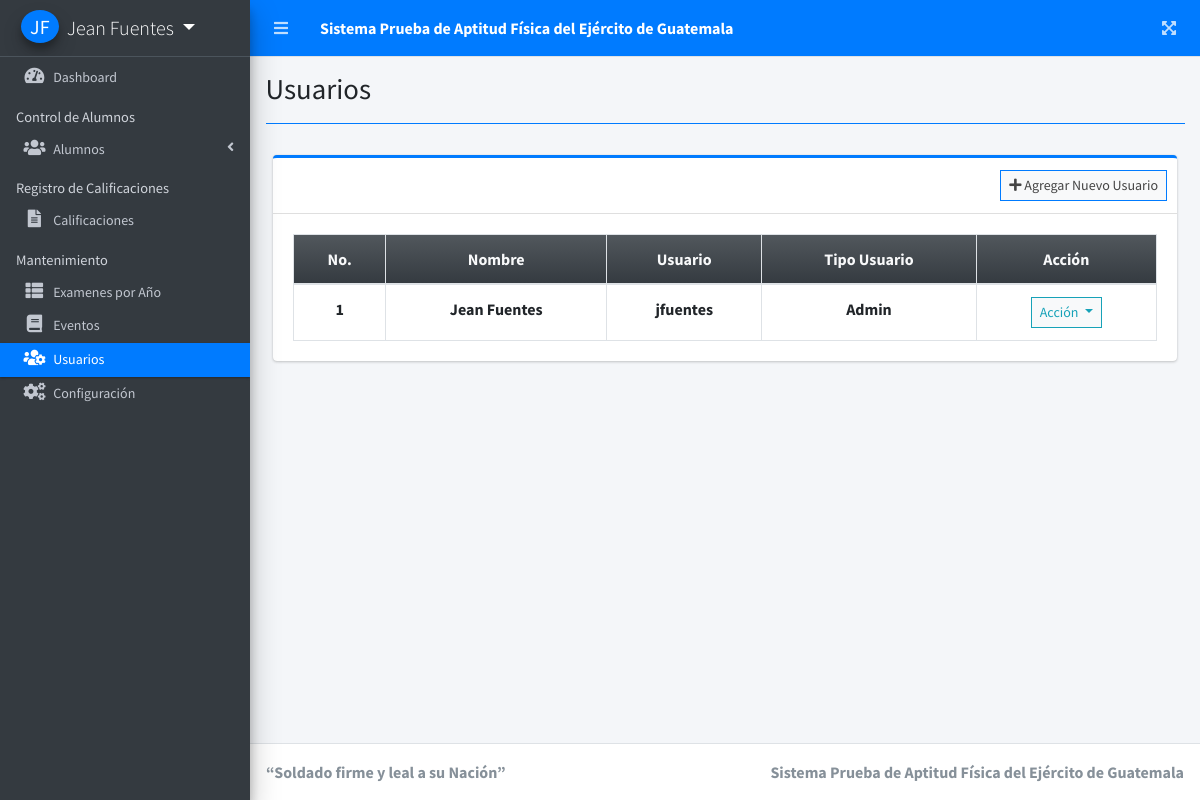
Page /index.php?page=usuarios (signed in) on the committed database.
### tables this page shows
CREATE TABLE `usuarios` (
  `id_usuario` int(11) NOT NULL,
  `nombres` varchar(30) NOT NULL,
  `apellidos` varchar(30) NOT NULL,
  `username` text NOT NULL,
  `password` text NOT NULL,
  `tipo` tinyint(1) NOT NULL DEFAULT 1 COMMENT '1 = Aministrador, 2 = Operador',
  `estado` int(1) NOT NULL DEFAULT 1 COMMENT '0 = inactivo, 1 = activo',
  `fecha_creado` datetime NOT NULL DEFAULT current_timestamp(),
  `fecha_actualizo` datetime DEFAULT NULL ON UPDATE current_timestamp()
);

### usuarios.php (the view, shortened to what this page needs)
<?php include'db_connect.php' ?>
<div class="col-lg-12">
	<div class="card card-outline card-primary">
		<div class="card-header">
			<div class="card-tools">
				<a class="btn btn-block btn-sm btn-default btn-flat border-primary" href="./index.php?page=nuevo_usuario"><i class="fa fa-plus"></i> Agregar Nuevo Usuario</a>
			</div>
		</div>
		<div class="card-body">
			<table class="table tabe-hover table-bordered" id="list">
				<thead class="text-center">
					<tr class="bg-gradient-dark text-light">
						<th>No.</th>
						<th>Nombre</th>
						<th>Usuario</th>
						<th>Tipo Usuario</th>
						<th>Acción</th>
					</tr>
				</thead>
				<tbody class="text-center">
					<?php
					$i = 1;
					$type = array('',"Admin","Registrar");
					$qry = $conn->query("SELECT *,concat(nombres,' ',apellidos) as nombre FROM usuarios");
					while($row= $qry->fetch_assoc()):
					?>
					<tr>
						<th class="text-center"><?php echo $i++ ?></th>
						<td><b><?php echo ucwords($row['nombre']) ?></b></td>
						<td><b><?php echo $row['username'] ?></b></td>
						<td><b><?php echo $type[$row['tipo']] ?></b></td>
						<td class="text-center">
							<button type="button" class="btn btn-default btn-sm btn-flat border-info wave-effect text-info dropdown-toggle" data-toggle="dropdown" aria-expanded="true">
		                      Acción
		                    </button>
						</td>
					</tr>
				<?php endwhile; ?>
				</tbody>
			</table>
		</div>
	</div>
</div>

### rows in the picture
usuarios: nombre "Jean Fuentes", username "jfuentes", tipo "Admin"

### other values in the picture
$_SESSION['system']['name'] "Sistema Prueba de Aptitud Física del Ejército de Guatemala"
$_SESSION['login_nombres'].' '.$_SESSION['login_apellidos'] "Jean Fuentes"
$title "Usuarios"
